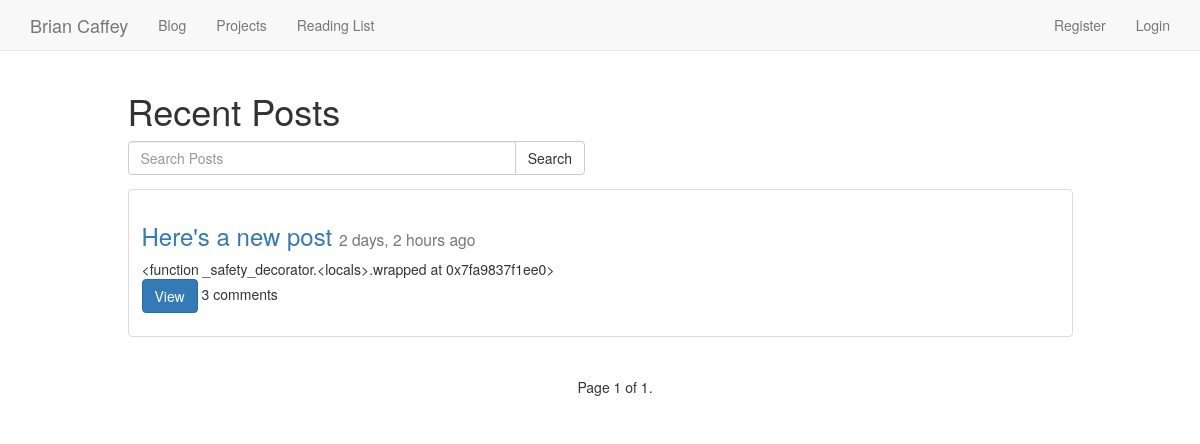
Page /blog/ on the earlier database version.
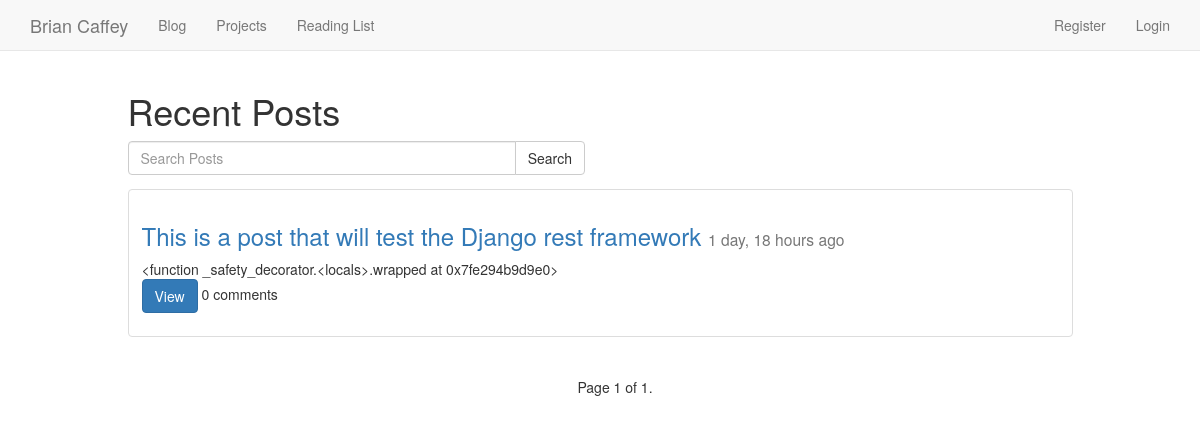
Same page on the later database version.
### posts/models.py (models this page shows, shortened)
class Post(models.Model):
	user = models.ForeignKey(settings.AUTH_USER_MODEL)
	title = models.CharField(max_length=100)
	slug = models.SlugField(unique=True)
	height_field = models.IntegerField(default=0)
	width_field = models.IntegerField(default=0)
	image = models.ImageField(
		upload_to=upload_location,
		width_field = "width_field",
		height_field = "height_field",
		null=True,
		blank=True)
	content = models.TextField()
	draft = models.BooleanField(default=False)
	publish = models.DateField(auto_now=False, auto_now_add=False)
	read_time = models.TimeField(null=True, blank=True)
	updated = models.DateTimeField(auto_now=True, auto_now_add=False)
	timestamp = models.DateTimeField(auto_now=False, auto_now_add=True)
	class Meta:
		ordering = ['-timestamp', '-updated']
	def get_markdown(self):
		content = self.content
		return mark_safe(markdown(content))
	objects = PostManager()
	@property
	def comments(self):
		instance = self
		qs = Comment.objects.filter_by_instance(instance)
		return qs
	def get_absolute_url(self):
		return reverse("posts:detail", kwargs={"slug":self.slug})

### posts/views.py (the view, shortened to what this page needs)
def posts_list(request):
	today = timezone.now().date()
	queryset_list = Post.objects.active()
	if request.user.is_staff or request.user.is_superuser:
		queryset_list = Post.objects.all()
	query = request.GET.get('q')
	paginator = Paginator(queryset_list, 5) # Show 25 contacts per page
	page = request.GET.get('page')
	try:
		queryset = paginator.page(page)
	except PageNotAnInteger:
		queryset = paginator.page(1)
	except EmptyPage:
		queryset = paginator.page(paginator.num_pages)
	context = {
		'object_list':queryset,
		'title':"List View"
	}
	return render(request, "post_list.html", context)

### comments/models.py (called while the page is built)
	def filter_by_instance(self, instance):
		content_type = ContentType.objects.get_for_model(instance.__class__)
		obj_id = instance.id
		qs = super(CommentManager, self).filter(content_type=content_type, object_id=obj_id)
		return qs

### posts/models.py (called while the page is built)
	def active(self, *args, **kwargs):
		return super(PostManager, self).filter(draft=False).filter(publish__lte=timezone.now())

### templates/post_list.html (shortened to what this page needs)
{% extends 'base.html' %}
{% block content %}
<div class="row">
    <div class="col-sm-10 col-sm-offset-1">
<h1>Recent Posts</h1>
<form method="GET" action="" class="row">
  <div class="col-sm-6">
  <div class="input-group">
  <input class="form-control" type="text" name="q" placeholder="Search Posts" value='{{ request.GET.q }}'/>
  <span class="input-group-btn">
  <input class="btn btn-default" type="submit" value="Search" />
</span>
</div>
</div>
</form>
    {% for object in object_list %}
    <div class="thumbnail">
      <div class="caption post-detail-item">
        <h3><a href="{{ object.get_absolute_url }}">{{ object.title }}</a> <small>{{ object.timestamp | timesince }} ago</small></h3>
        {{ object.get_markdown }}
        <p><a href="{{ object.get_absolute_url }}" class="btn btn-primary" role="button">View</a> {{ object.comments.count }} comments
      </div>
    </div>
{% endfor %}
  </div>
</div>
<div style="text-align:center;" class="container">
<div class="pagination">
    <span class="step-links">
        <span class="current">
            Page {{ object_list.number }} of {{ object_list.paginator.num_pages }}.
        </span>
    </span>
</div>
</div>
{% endblock %}

Differences in the rows shown:
changed Post: title "Here's a new post" → "This is a post that will test the Django rest framework"; timestamp "2 days, 2 hours" → "1 day, 18 hours"; get_markdown "<function _safety_decorator.<locals>.wrapped at 0x7fa9837f1ee0>" → "<function _safety_decorator.<locals>.wrapped at 0x7fe294b9d9e0>"; comments.count "3" → "0"
